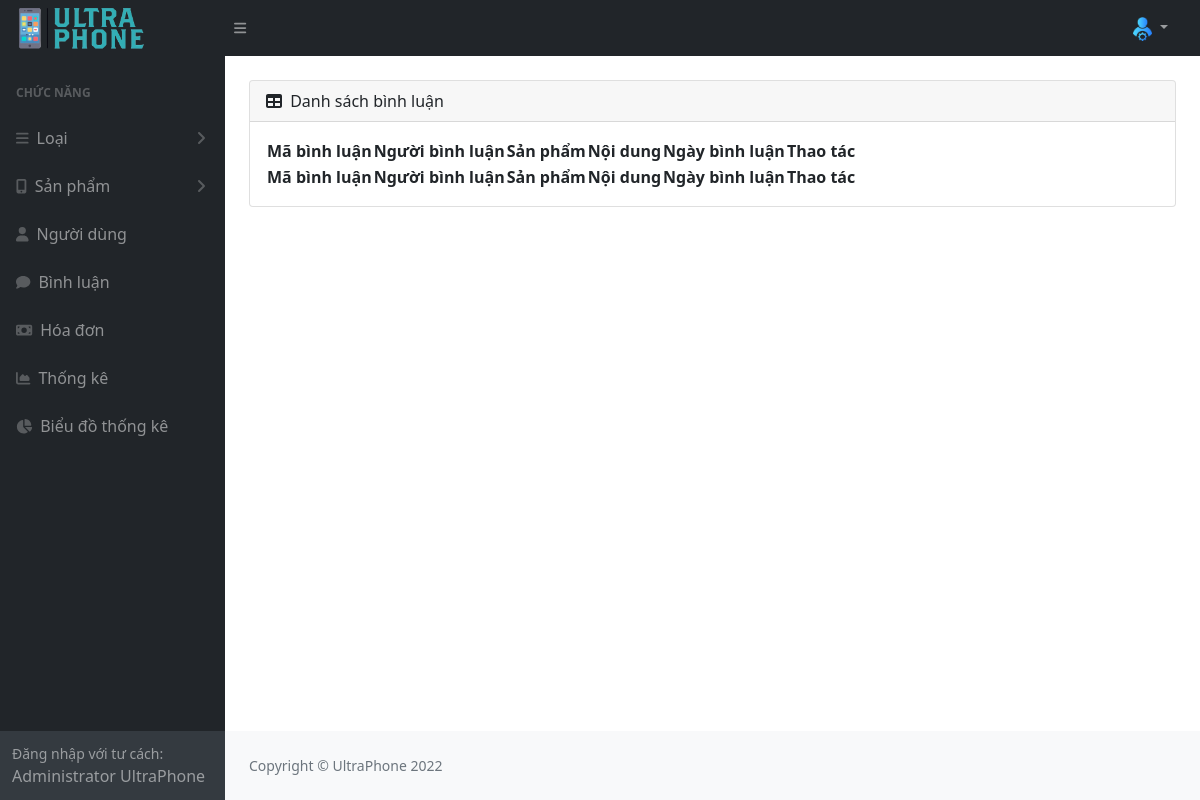
The page /admin/index.php?act=listcmt on the database as committed earlier.
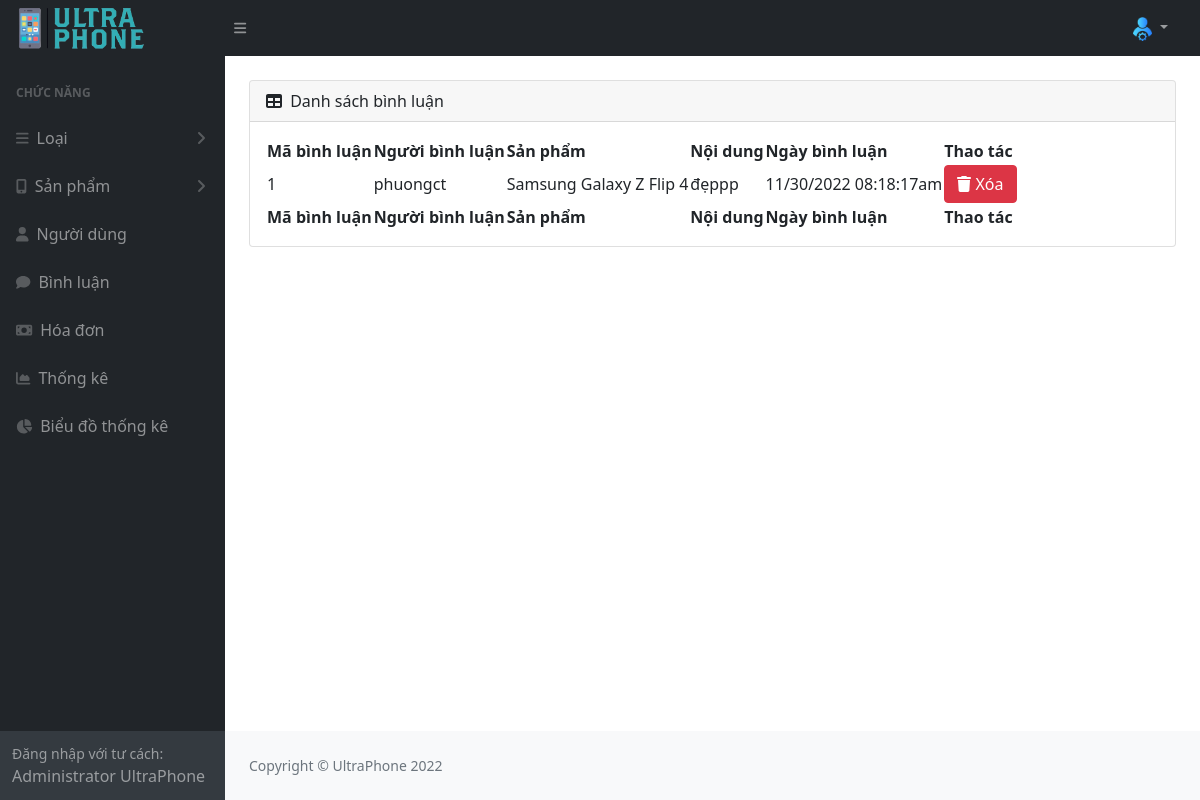
The same page on the database as committed later.
### tables this page shows
CREATE TABLE `comment` (
  `id_cmt` int(11) NOT NULL,
  `content` varchar(255) NOT NULL,
  `id_user` int(11) NOT NULL,
  `user_name` varchar(50) NOT NULL,
  `full_name` varchar(255) NOT NULL,
  `id_pro` int(11) NOT NULL,
  `comment_date` varchar(30) NOT NULL
);

CREATE TABLE `product` (
  `id_pro` int(11) NOT NULL,
  `name_pro` varchar(255) NOT NULL,
  `price` int(11) NOT NULL,
  `discount` int(11) NOT NULL,
  `img_pro` varchar(255) NOT NULL,
  `short_des` text NOT NULL,
  `detail_des` text NOT NULL,
  `view` int(11) NOT NULL DEFAULT 0,
  `idcate` int(11) NOT NULL
);

### admin/model/pdo.php (called while the page is built, shortened)
<?php
function pdo_get_connection(){
    $dburl = "mysql:host=127.0.0.1;dbname=ultraphone;charset=utf8";
    $username = 'root';
    $password = '';
    $conn = new PDO($dburl, $username, $password);
    $conn->setAttribute(PDO::ATTR_ERRMODE, PDO::ERRMODE_EXCEPTION);
    return $conn;
}
function pdo_query($sql){
    $sql_args = array_slice(func_get_args(), 1);
    try{
        $conn = pdo_get_connection();
        $stmt = $conn->prepare($sql);
        $stmt->execute($sql_args);
        $rows = $stmt->fetchAll();
        return $rows;
    }
    catch(PDOException $e){
        throw $e;
    }
    finally{
        unset($conn);
    }
}

### admin/model/binhluan.php (called while the page is built, shortened)
<?php
function loadall_cmt() {
    $sql = "SELECT * FROM comment c inner join product p on c.id_pro = p.id_pro ORDER BY id_cmt DESC";
    $listcmt = pdo_query($sql);
    return $listcmt;
}
?>

### admin/view/binhluan/list.php (the view)
<div id="layoutSidenav_content">
                    <div class="container-fluid px-4">
                        <div class="card mb-4 mt-4">
                            <div class="card-header">
                                <i class="fas fa-table me-1"></i>
                                Danh sách bình luận
                            </div>
                            <div class="card-body">
                                <table id="datatablesSimple">
                                    <thead>
                                        <tr>
                                            <th>Mã bình luận</th>
                                            <th>Người bình luận</th>
                                            <th>Sản phẩm</th>
                                            <th>Nội dung</th>
                                            <th>Ngày bình luận</th>
                                            <th>Thao tác</th>
                                        </tr>
                                    </thead>
                                    <tfoot>
                                        <tr>
                                            <th>Mã bình luận</th>
                                            <th>Người bình luận</th>
                                            <th>Sản phẩm</th>
                                            <th>Nội dung</th>
                                            <th>Ngày bình luận</th>
                                            <th>Thao tác</th>
                                        </tr>
                                    </tfoot>
                                    <tbody>
                                        <?php
                                        foreach($listcmt as $cmt): extract($cmt); ?>
                                        <tr>
                                            <td><?= $id_cmt ?></td>
                                            <td><?= $user_name ?></td>
                                            <td><?= $name_pro ?></td>
                                            <td><?= $content ?></td>
                                            <td><?= $comment_date ?></td>
                                            <td class="text-center">
                                                <a href="index.php?act=removecmt&idcmt=<?= $id_cmt ?>"  class="btn btn-danger" onclick="return confirm('Bạn có chắc chắn muốn xóa?')"><i class="fa-solid fa-trash"></i> Xóa</a>
                                            </td>
                                        </tr>
                                        <?php endforeach ?>
                                    </tbody>
                                </table>
                            </div>
                        </div>
                    </div>

### admin/view/header.php (shortened to what this page needs)
<!DOCTYPE html>
<html lang="en">
<head>
    <link href="https://cdn.jsdelivr.net/npm/simple-datatables@latest/dist/style.css" rel="stylesheet" />
    <link rel="stylesheet" href="./assets/css/style.css">
</head>
<body class="sb-nav-fixed">
    <nav class="sb-topnav navbar navbar-expand navbar-dark bg-dark">
        <a class="navbar-brand ps-3" href="index.php">
            <img src="./assets/image/admin/logo.png" alt="" style="width: 130px; padding: 10px 0px" />
        </a>
        <button class="btn btn-link btn-sm order-1 order-lg-0 me-4 me-lg-0" id="sidebarToggle" href="#!">
            <i class="fas fa-bars"></i>
        </button>
        <ul class="navbar-nav ms-auto ms-md-0 me-3 me-lg-4">
            <li class="nav-item dropdown">
                <a class="nav-link dropdown-toggle" id="navbarDropdown" href="#" role="button" data-bs-toggle="dropdown"
                    aria-expanded="false">
                    <img src="./assets/image/admin/logo-admin.png" alt="" style="width: 19px;">
                </a>
            </li>
        </ul>
    </nav>
    <div id="layoutSidenav">
        <div id="layoutSidenav_nav">
            <nav class="sb-sidenav accordion sb-sidenav-dark" id="sidenavAccordion">
                <div class="sb-sidenav-menu">
                    <div class="nav">
                        <div class="sb-sidenav-menu-heading">Chức năng</div>
                        <div class="cate">
                            <a class="nav-link collapsed" href="#" data-bs-toggle="collapse"
                                data-bs-target="#cateCollapseAuth" aria-expanded="false"
                                aria-controls="cateCollapseAuth">
                                <div class="sb-nav-link-icon"><i class="fas fa-bars"></i></div>
                                Loại
                                <div class="sb-sidenav-collapse-arrow">
                                    <i class="fas fa-angle-down"></i>
                                </div>
                            </a>
                        </div>
                        <div class="product">
                            <a class="nav-link collapsed" href="#" data-bs-toggle="collapse"
                                data-bs-target="#proCollapseAuth" aria-expanded="false" aria-controls="proCollapseAuth">
                                <div class="sb-nav-link-icon"> <i class="fa-solid fa-mobile-screen-button"></i></div>
                                Sản phẩm
                                <div class="sb-sidenav-collapse-arrow">
                                    <i class="fas fa-angle-down"></i>
                                </div>
                            </a>
                        </div>
                        <a class="nav-link" href="index.php?act=listuser">
                            <div class="sb-nav-link-icon">
                                <i class="fa-solid fa-user"></i>
                            </div>
                            Người dùng
                        </a>
                        <a class="nav-link" href="index.php?act=listcmt">
                            <div class="sb-nav-link-icon">
                                <i class="fa-solid fa-comment"></i>
                            </div>
                            Bình luận
                        </a>
                        <a class="nav-link" href="index.php?act=listbill">
                            <div class="sb-nav-link-icon">
                                <i class="fa-solid fa-money-bill"></i>
                            </div>
                            Hóa đơn
                        </a>
                        <a class="nav-link" href="index.php?act=liststatis">
                            <div class="sb-nav-link-icon">
                                <i class="fas fa-chart-area"></i>
                            </div>
                            Thống kê
                        </a>
                        <a class="nav-link" href="index.php?act=chart">
                            <div class="sb-nav-link-icon">
                                <i class="fa-solid fa-chart-pie"></i>
                            </div>
                            Biểu đồ thống kê
                        </a>
                    </div>
                </div>
                <div class="sb-sidenav-footer">
                    <div class="small">Đăng nhập với tư cách:</div>
                    Administrator UltraPhone
                </div>
            </nav>
        </div>

### admin/index.php (shortened to what this page needs)
<?php
include 'view/header.php';
include "model/pdo.php";
include "model/binhluan.php";
if (isset($_GET['act'])) {
    $act = $_GET['act'];
    switch ($act) {
        case 'listcmt':
            $listcmt = loadall_cmt();
            include "view/binhluan/list.php";
            break;
    }
} else {
    include "view/content.php";
}
include 'view/footer.php';

### admin/view/footer.php (shortened to what this page needs)
<footer class="py-4 bg-light mt-auto">
          <div class="container-fluid px-4">
            <div
              class="d-flex align-items-center justify-content-between small"
            >
              <div class="text-muted">Copyright &copy; UltraPhone 2022</div>
            </div>
          </div>
        </footer>
      </div>
    </div>
  </body>
</html>

Rows that differ between the two databases and show on the page:
added comment: id_cmt "1", user_name "phuongct", id_pro.name_pro "Samsung Galaxy Z Flip 4", content "đẹppp", comment_date "11/30/2022 08:18:17am"
